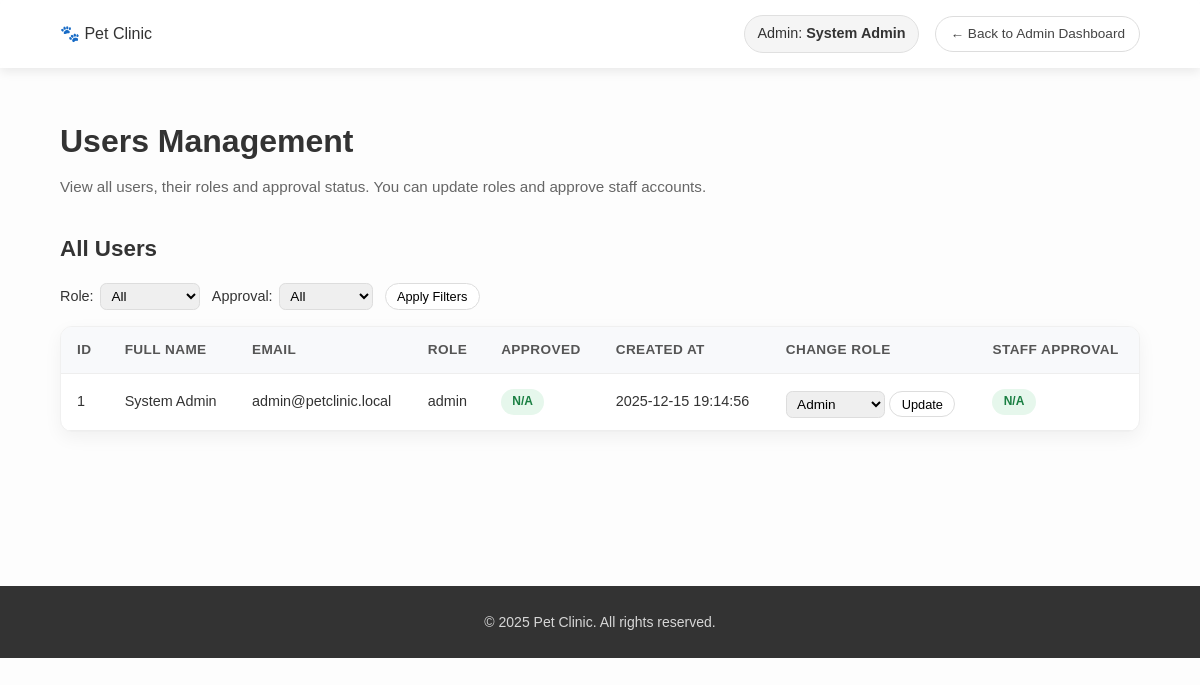
/admin/users (signed in), run on an earlier commit of the app's database.
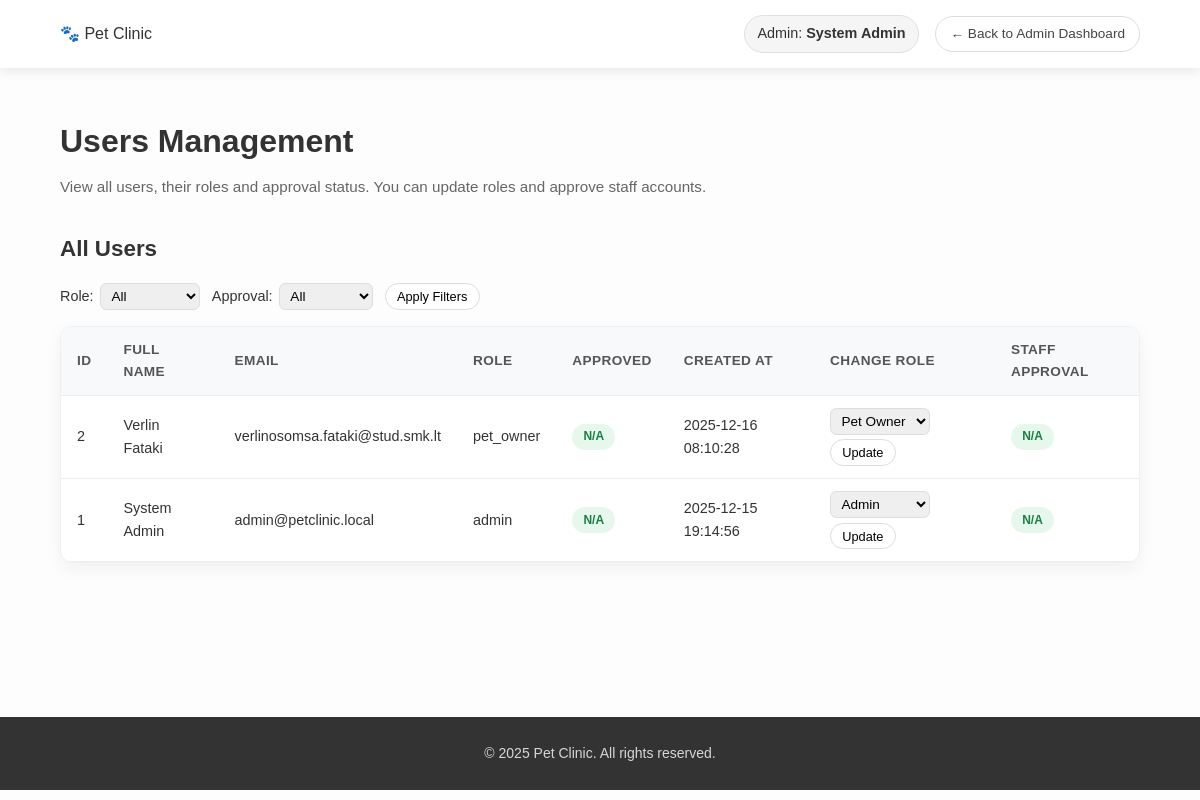
And on a later commit of the database.
### tables this page shows
CREATE TABLE users (
            id INTEGER PRIMARY KEY AUTOINCREMENT,
            full_name TEXT NOT NULL,
            email TEXT NOT NULL UNIQUE,
            password_hash TEXT NOT NULL,
            role TEXT NOT NULL CHECK(role IN ('pet_owner','clinic_staff','admin')),
            is_approved INTEGER NOT NULL DEFAULT 0,
            created_at TIMESTAMP DEFAULT CURRENT_TIMESTAMP
        );

### app.py (the view)
@app.route("/admin/users")
def admin_users():
    if "user_id" not in session:
        return redirect(url_for("login"))
    if session.get("user_role") != "admin":
        abort(403)
    role_filter = request.args.get("role_filter", "all")
    approval_filter = request.args.get("approval_filter", "all")
    conn = get_db_connection()
    query = """
        SELECT id, full_name, email, role, is_approved, created_at
        FROM users
        WHERE 1=1
    """
    params = []
    if role_filter in ("pet_owner", "clinic_staff", "admin"):
        query += " AND role = ?"
        params.append(role_filter)
    if approval_filter == "approved":
        query += " AND is_approved = 1"
    elif approval_filter == "pending":
        query += " AND is_approved = 0"
    query += " ORDER BY created_at DESC"
    all_users = conn.execute(query, params).fetchall()
    conn.close()
    return render_template(
        "admin-users.html",
        user_name=session.get("user_name"),
        all_users=all_users,
        role_filter=role_filter,
        approval_filter=approval_filter,
    )

### app.py (called while the page is built)
def get_db_connection():
    conn = sqlite3.connect(DB_NAME)
    conn.row_factory = sqlite3.Row
    return conn

### templates/admin-users.html (shortened to what this page needs)
<!DOCTYPE html>
<html lang="en">
<head>
    <link rel="stylesheet" href="{{ url_for('static', filename='css/style.css') }}">
    <link rel="stylesheet" href="{{ url_for('static', filename='css/responsive.css') }}">
</head>
<body>
    <nav class="navbar">
        <div class="container">
            <div class="logo">🐾 Pet Clinic</div>
            <div class="nav-right">
                <span class="user-badge">
                    Admin: <strong>{{ user_name or 'System Admin' }}</strong>
                </span>
                <a href="{{ url_for('dashboard') }}" class="btn-back">← Back to Admin Dashboard</a>
            </div>
        </div>
    </nav>
    <main class="container dashboard-container">
        <header class="dashboard-header">
            <h1>Users Management</h1>
            <p class="dashboard-subtitle">
                View all users, their roles and approval status. You can update roles and approve staff accounts.
            </p>
        </header>
        <section class="dashboard-section">
            <h2>All Users</h2>
            <form method="get" class="filter-bar">
                <div class="filter-group">
                    <label for="role_filter">Role:</label>
                    <select id="role_filter" name="role_filter">
                        <option value="all" {% if role_filter == 'all' %}selected{% endif %}>All</option>
                    </select>
                </div>
                <div class="filter-group">
                    <label for="approval_filter">Approval:</label>
                    <select id="approval_filter" name="approval_filter">
                        <option value="all" {% if approval_filter == 'all' %}selected{% endif %}>All</option>
                    </select>
                </div>
                <button type="submit" class="btn-table btn-small">
                    Apply Filters
                </button>
            </form>
            <div class="dashboard-table-wrapper">
                <table class="dashboard-table">
                    <thead>
                        <tr>
                            <th>ID</th>
                            <th>Full Name</th>
                            <th>Email</th>
                            <th>Role</th>
                            <th>Approved</th>
                            <th>Created At</th>
                            <th>Change Role</th>
                            <th>Staff Approval</th>
                        </tr>
                    </thead>
                    <tbody>
                        {% if all_users and all_users|length > 0 %}
                            {% for user in all_users %}
                            <tr>
                                <td>{{ user.id }}</td>
                                <td>{{ user.full_name }}</td>
                                <td>{{ user.email }}</td>
                                <td>{{ user.role }}</td>
                                <td>
                                    {% if user.role == 'clinic_staff' %}
                                        {% if user.is_approved %}
                                            <span class="badge badge-confirmed">Approved</span>
                                        {% else %}
                                            <span class="badge badge-pending">Pending</span>
                                        {% endif %}
                                    {% else %}
                                        <span class="badge badge-confirmed">N/A</span>
                                    {% endif %}
                                </td>
                                <td>{{ user.created_at }}</td>
                                <td>
                                    <form method="post" action="{{ url_for('update_user_role', user_id=user.id) }}">
                                        <select name="role" class="role-select">
                                            <option value="pet_owner" {% if user.role == 'pet_owner' %}selected{% endif %}>Pet Owner</option>
                                            <option value="admin" {% if user.role == 'admin' %}selected{% endif %}>Admin</option>
                                        </select>
                                        <button type="submit" class="btn-table btn-small" style="margin-top: 0.3rem;">
                                            Update
                                        </button>
                                    </form>
                                </td>
                                <td>
                                    {% if user.role == 'clinic_staff' %}
                                        {% if not user.is_approved %}
                                            <form method="post" action="{{ url_for('approve_staff', user_id=user.id) }}" style="display:inline-block;">
                                                <button type="submit" class="btn-table btn-small">Approve</button>
                                            </form>
                                            <form method="post" action="{{ url_for('reject_staff', user_id=user.id) }}" style="display:inline-block; margin-left: 0.25rem;">
                                                <button type="submit" class="btn-table btn-small">Reject</button>
                                            </form>
                                        {% else %}
                                            <span class="badge badge-confirmed">Already Approved</span>
                                        {% endif %}
                                    {% else %}
                                        <span class="badge badge-confirmed">N/A</span>
                                    {% endif %}
                                </td>
                            </tr>
                            {% endfor %}
                        {% else %}
                            <tr>
                                <td colspan="8">No users found.</td>
                            </tr>
                        {% endif %}
                    </tbody>
                </table>
            </div>
        </section>
    </main>
    <footer>
        <p>&copy; 2025 Pet Clinic. All rights reserved.</p>
    </footer>
</body>
</html>

### static/css/style.css (style rules this page uses)
* { margin: 0; padding: 0; box-sizing: border-box; font-family: "Poppins", sans-serif; }
body { background: #fdfdfd; color: #333; line-height: 1.6; }
.container { width: 90%; max-width: 1200px; margin: auto; }
.navbar { background: #ffffffcc; backdrop-filter: blur(10px); padding: 15px 0; position: sticky; top: 0; z-index: 100; box-shadow: 0 4px 10px rgba(0,0,0,0.08); }
.navbar .container { display: flex; justify-content: space-between; align-items: center; }
.btn-back { padding: 6px 14px; border-radius: 999px; border: 1px solid #ddd; background-color: #ffffff; text-decoration: none; font-size: 0.85rem; color: #444; transition: 0.2s ease; }
footer { text-align: center; padding: 25px 0; margin-top: 50px; background: #333; color: white; }
footer p { font-size: 14px; opacity: 0.8; }
.dashboard-container { padding: 3rem 0 4rem; }
.dashboard-header { margin-bottom: 2rem; text-align: left; }
.dashboard-header h1 { font-size: 2rem; margin-bottom: 0.5rem; }
.dashboard-subtitle { color: #666; font-size: 0.95rem; }
.navbar .nav-right { margin-left: auto; display: flex; align-items: center; gap: 1rem; }
.user-badge { font-size: 0.9rem; background-color: #f5f5f5; padding: 0.4rem 0.8rem; border-radius: 999px; border: 1px solid #e0e0e0; }
.dashboard-section { margin-bottom: 2.5rem; }
.dashboard-section h2 { font-size: 1.4rem; margin-bottom: 1rem; }
.btn-small { font-size: 0.85rem; padding: 0.4rem 0.9rem; }
.btn-table { font-size: 0.8rem; padding: 0.3rem 0.7rem; border-radius: 999px; border: 1px solid #ddd; background-color: #fff; cursor: pointer; transition: background-color 0.15s ease, border-color 0.15s ease; }
.dashboard-table-wrapper { width: 100%; overflow-x: auto; background-color: #ffffff; border-radius: 0.75rem; box-shadow: 0 6px 18px rgba(0,0,0,0.05); border: 1px solid #f0f0f0; }
.dashboard-table { width: 100%; border-collapse: collapse; font-size: 0.9rem; }
.dashboard-table thead { background-color: #f8f9fb; }
.dashboard-table th, .dashboard-table td { padding: 0.75rem 1rem; text-align: left; border-bottom: 1px solid #eee; }
.dashboard-table th { font-weight: 600; font-size: 0.85rem; text-transform: uppercase; letter-spacing: 0.03em; color: #555; }
.badge { display: inline-block; padding: 0.2rem 0.7rem; border-radius: 999px; font-size: 0.75rem; font-weight: 600; }
.badge-confirmed { background-color: #e6f7ec; color: #1a7f42; }
.role-select { font-size: 0.85rem; padding: 0.25rem 0.4rem; border-radius: 0.4rem; border: 1px solid #ddd; }
.filter-bar { display: flex; flex-wrap: wrap; gap: 0.75rem; align-items: center; margin-bottom: 1rem; font-size: 0.9rem; }
.filter-group { display: flex; align-items: center; gap: 0.4rem; }
.filter-group select { font-size: 0.85rem; padding: 0.25rem 0.4rem; border-radius: 0.4rem; border: 1px solid #ddd; }

What changed in the data, as far as the page shows it:
added users: id "2", full_name "Verlin Fataki", email "verlinosomsa.fataki@stud.smk.lt", role "pet_owner", shows "N/A", created_at "2025-12-16 08:10:28", role "Pet Owner"
